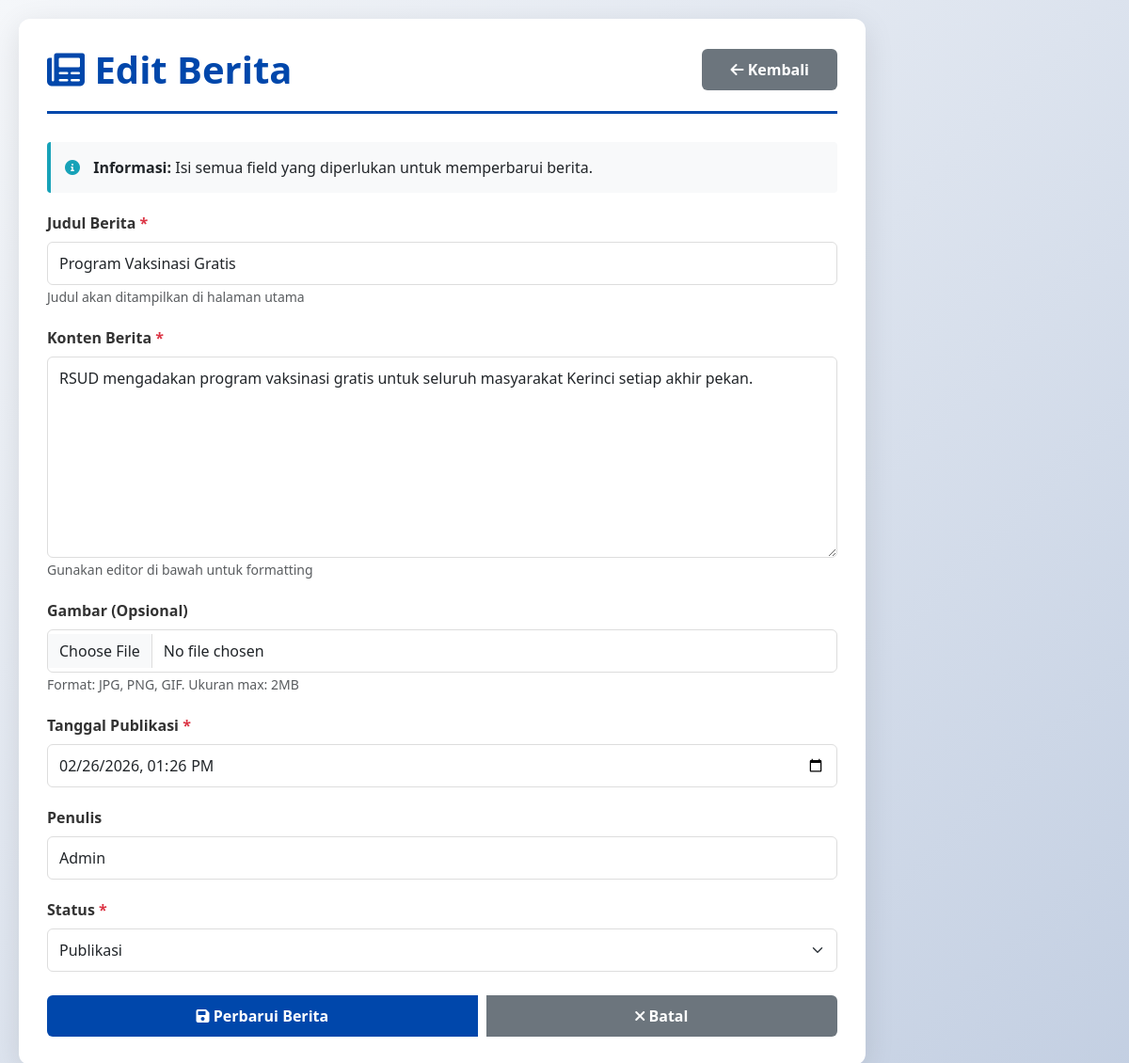
/input_berita.php?id=1 (signed in), run on the app's committed database.
### tables this page shows
CREATE TABLE IF NOT EXISTS berita (
    id INT AUTO_INCREMENT PRIMARY KEY,
    judul VARCHAR(255) NOT NULL,
    konten TEXT NOT NULL,
    gambar VARCHAR(255),
    tanggal_publikasi DATETIME NOT NULL,
    penulis VARCHAR(100),
    created_at TIMESTAMP DEFAULT CURRENT_TIMESTAMP,
    updated_at TIMESTAMP DEFAULT CURRENT_TIMESTAMP ON UPDATE CURRENT_TIMESTAMP,
    status ENUM('publikasi', 'draft') DEFAULT 'draft'
);

### input_berita.php (the view, shortened to what this page needs)
<?php
require_once 'config/database.php';
$edit_id = $_GET['id'] ?? null;
$edit_data = null;
$mode = 'create';
if ($edit_id) {
    $query = "SELECT * FROM berita WHERE id = ?";
    $stmt = $conn->prepare($query);
    $stmt->bind_param("i", $edit_id);
    $stmt->execute();
    $result = $stmt->get_result();
    if ($result->num_rows > 0) {
        $edit_data = $result->fetch_assoc();
        $mode = 'edit';
    }
}
?>
<!DOCTYPE html>
<html lang="id">
<head>
    <link href="https://cdn.jsdelivr.net/npm/bootstrap@5.3.0/dist/css/bootstrap.min.css" rel="stylesheet">
    <link rel="stylesheet" href="https://cdnjs.cloudflare.com/ajax/libs/font-awesome/6.0.0/css/all.min.css">
    <link href="https://cdn.jsdelivr.net/npm/summernote@0.8.18/dist/summernote-bs5.min.css" rel="stylesheet">
    <link href="https://cdn.jsdelivr.net/npm/sweetalert2@11.7.3/dist/sweetalert2.min.css" rel="stylesheet">
</head>
<body>
    <div class="container-form">
        <div class="header-section">
            <div class="d-flex justify-content-between align-items-center flex-wrap gap-3">
                <h1>
                    <i class="fas fa-newspaper"></i>
                    <?php echo ($mode === 'edit') ? 'Edit Berita' : 'Tambah Berita Baru'; ?>
                </h1>
                <a href="admin_data.php?table=berita" class="btn btn-secondary">
                    <i class="fas fa-arrow-left"></i> Kembali
                </a>
            </div>
        </div>
        <div class="form-info">
            <i class="fas fa-info-circle"></i>
            <strong>Informasi:</strong> Isi semua field yang diperlukan untuk <?php echo ($mode === 'edit') ? 'memperbarui' : 'membuat'; ?> berita.
        </div>
        <form id="formBerita" method="POST" action="api/handle_berita.php" enctype="multipart/form-data">
            <div class="form-group">
                <label for="judul" class="form-label">Judul Berita <span class="text-danger">*</span></label>
                <input type="text"
                       class="form-control"
                       id="judul"
                       name="judul"
                       placeholder="Masukkan judul berita"
                       value="<?php echo ($edit_data) ? htmlspecialchars($edit_data['judul']) : ''; ?>"
                       required>
                <small class="text-muted">Judul akan ditampilkan di halaman utama</small>
            </div>
            <div class="form-group">
                <label for="konten" class="form-label">Konten Berita <span class="text-danger">*</span></label>
                <textarea class="form-control"
                          id="konten"
                          name="konten"
                          rows="8"
                          placeholder="Masukkan konten berita"
                          required><?php echo ($edit_data) ? htmlspecialchars($edit_data['konten']) : ''; ?></textarea>
                <small class="text-muted">Gunakan editor di bawah untuk formatting</small>
            </div>
            <div class="form-group">
                <label for="gambar" class="form-label">Gambar (Opsional)</label>
                <input type="file"
                       class="form-control"
                       id="gambar"
                       name="gambar"
                       accept="image/*">
                <small class="text-muted">Format: JPG, PNG, GIF. Ukuran max: 2MB</small>
            </div>
            <div class="form-group">
                <label for="tanggal_publikasi" class="form-label">Tanggal Publikasi <span class="text-danger">*</span></label>
                <input type="datetime-local"
                       class="form-control"
                       id="tanggal_publikasi"
                       name="tanggal_publikasi"
                       value="<?php echo ($edit_data) ? substr($edit_data['tanggal_publikasi'], 0, 16) : date('Y-m-d\TH:i'); ?>"
                       required>
            </div>
            <div class="form-group">
                <label for="penulis" class="form-label">Penulis</label>
                <input type="text"
                       class="form-control"
                       id="penulis"
                       name="penulis"
                       placeholder="Nama penulis"
                       value="<?php echo ($edit_data) ? htmlspecialchars($edit_data['penulis']) : $_SESSION['admin_name'] ?? ''; ?>">
            </div>
            <div class="form-group">
                <label for="status" class="form-label">Status <span class="text-danger">*</span></label>
                <select class="form-select" id="status" name="status" required>
                    <option value="publikasi" <?php echo ($edit_data && $edit_data['status'] === 'publikasi') ? 'selected' : ''; ?>>Publikasi</option>
                </select>
            </div>
            <div class="btn-group">
                <button type="submit" class="btn btn-primary">
                    <i class="fas fa-save"></i>
                    <?php echo ($mode === 'edit') ? 'Perbarui' : 'Simpan'; ?> Berita
                </button>
                <a href="admin_data.php?table=berita" class="btn btn-secondary">
                    <i class="fas fa-times"></i> Batal
                </a>
            </div>
        </form>
    </div>
</body>
</html>

### input_berita.php (style rules this page uses)
body { background: linear-gradient(135deg, #f5f7fa 0%, #c3cfe2 100%); min-height: 100vh; padding: 20px; }
.container-form { background: white; border-radius: 12px; padding: 30px; box-shadow: 0 8px 32px rgba(0,0,0,0.1); max-width: 900px; }
.header-section { border-bottom: 3px solid #0047AB; padding-bottom: 20px; margin-bottom: 30px; }
.header-section h1 { color: #0047AB; margin: 0; font-weight: 700; }
.form-label { font-weight: 600; color: #333; margin-bottom: 8px; }
.form-control, .form-select { border: 1px solid #ddd; border-radius: 6px; padding: 10px 12px; transition: border-color 0.3s; }
.btn-primary { background: #0047AB; border: none; padding: 10px 30px; border-radius: 6px; font-weight: 600; }
.btn-secondary { background: #6c757d; border: none; padding: 10px 30px; border-radius: 6px; font-weight: 600; }
.form-group { margin-bottom: 20px; }
.btn-group { margin-top: 25px; display: flex; gap: 10px; }
.form-info { background: #f8f9fa; border-left: 4px solid #17a2b8; padding: 15px; border-radius: 4px; margin-bottom: 20px; }
.form-info i { color: #17a2b8; margin-right: 10px; }

### data on the page
berita: judul "Program Vaksinasi Gratis", konten "RSUD mengadakan program vaksinasi gratis untuk seluruh masyarakat Kerinci setiap akhir pekan.", tanggal_publikasi "02/26/2026 13:26", penulis "Admin", status "Publikasi"
